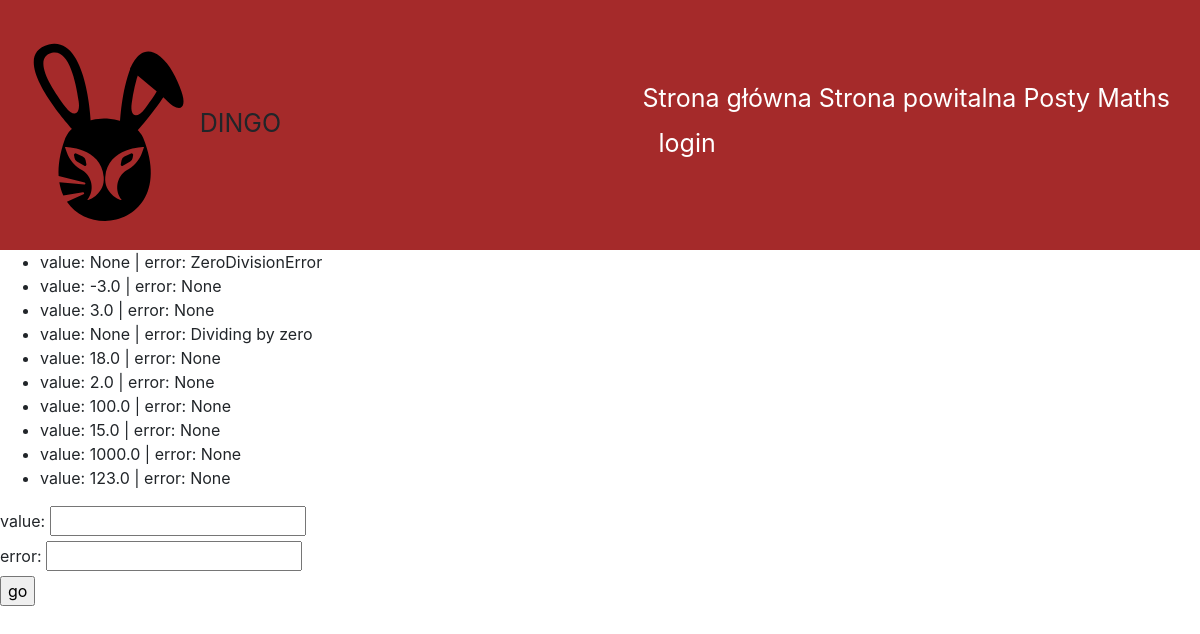
/maths/results/, run on the app's committed database.
### maths/models.py (models this page shows)
class Result(models.Model):
    value = models.FloatField(blank=True, null=True, unique=True)
    error = models.CharField(
        max_length=255,
        null=True,
        blank=True,
        unique=True
    )
    class Meta:
        constraints = [
            models.CheckConstraint(
                name="%(app_label)s_%(class)s_value_error_together",
                check=(
                    models.Q(
                        value__isnull=False,
                        error__isnull=True,
                    )
                    | models.Q(
                        value__isnull=True,
                        error__isnull=False,
                    )
                ),
            )
        ]
    def __str__(self):
        return f"value: {self.value} | error: {self.error}"

### maths/views.py (the view, shortened to what this page needs)
# urls.py: path('results/', results_list, name="results"),
def results_list(request):
  results = Result.objects.all()
  return render(
      request=request,
      template_name="maths/results.html",
      context={"results": results}
  )

### maths/templates/maths/results.html (shortened to what this page needs)
{% extends "maths/main.html" %}
{% block content %}
   <ul>
       {% for r in results %}
           <li>{{ r }}</li>
       {% endfor %}
   </ul>
   <form method="post">
       <label for="value">value: </label>
       <input type="text" name="value" id="value">
       <br>
       <label for="error">error: </label>
       <input type="text" name="error" id="value">
       <br>
       <input type="submit" value="go">
   </form>
{% endblock %}

### data on the page
Result: value+error "value: None | error: ZeroDivisionError"
Result: value+error "value: -3.0 | error: None"
Result: value+error "value: 3.0 | error: None"
Result: value+error "value: None | error: Dividing by zero"
Result: value+error "value: 18.0 | error: None"
Result: value+error "value: 2.0 | error: None"
Result: value+error "value: 100.0 | error: None"
Result: value+error "value: 15.0 | error: None"
Result: value+error "value: 1000.0 | error: None"
Result: value+error "value: 123.0 | error: None"
